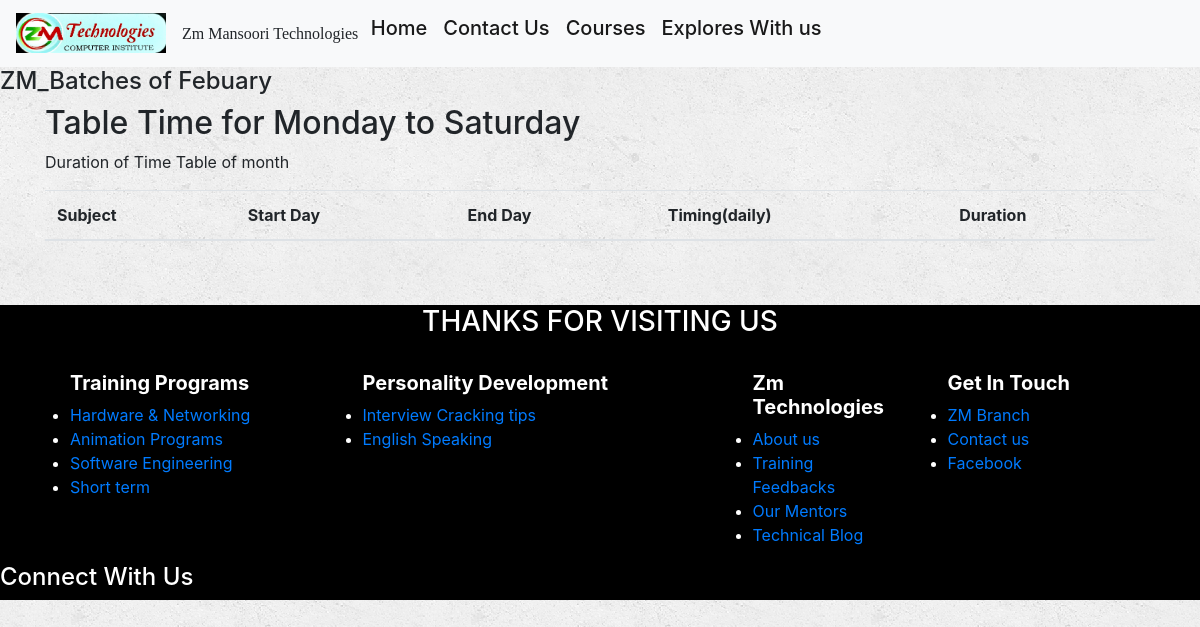
/zm/zm_branch/, run on an earlier commit of the app's database.
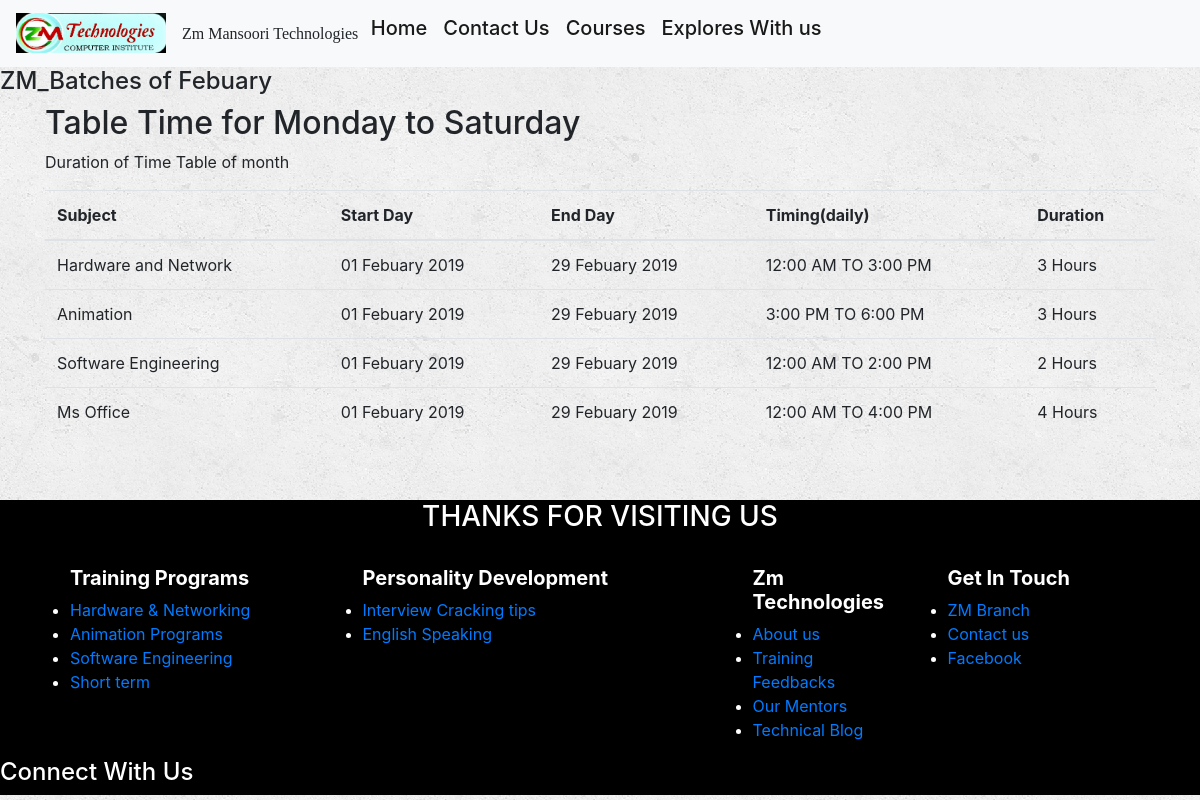
And on a later commit of the database.
### zm/models.py (models this page shows, shortened)
class batches(models.Model):
    subject = models.CharField(max_length=50)
    start_day = models.CharField(max_length=100)
    end_day = models.CharField(max_length=100)
    timing = models.CharField(max_length=100)
    duration = models.CharField(max_length=50)
    true = models.BooleanField(default=False)

### zm/views.py (the view)
# urls.py: path('zm_branch/', views.zm_branch, name='zm_branch')
def zm_branch(request):
    batches1 = batches.objects.all()
    return render(request, 'zm_branch.html',{'batches1': batches1})

### zm/templates/zm_branch.html (shortened to what this page needs)
{% extends 'index.html' %}
{% load static %}
{% block content %}
<h4>ZM_Batches of Febuary</h4>
<div class="container">
    <h2> Table Time for Monday to Saturday</h2>
    <p>Duration of Time Table of month</p>
    <table class="table">
      <thead>
        <tr>
          <th>Subject</th>
          <th>Start Day</th>
          <th>End Day</th>
          <th>Timing(daily)</th>
          <th>Duration</th>
        </tr>
      </thead>
      <tbody>
        {% for batches1 in batches1 %}
        <tr>
          {% if batches1.true == 0 %}
          <td>{{batches1.subject}}</td>
          <td>{{batches1.start_day}}</td>
          <td>{{batches1.end_day}}</td>
          <td>{{batches1.timing}}</td>
          <td>{{batches1.duration}}</td>
          {% endif %}
        </tr>
        {% endfor %}
      </tbody>
    </table>
  </div>
  <br>
{% endblock %}

### zm/templates/index.html (shortened to what this page needs)
{% load static %}
<!DOCTYPE html>
<html lang="en">
<head>
  <link rel="stylesheet" href="https://stackpath.bootstrapcdn.com/bootstrap/4.4.1/css/bootstrap.min.css"
>
  <link rel="stylesheet" href="{% static 'css/style.css' %}">
</head>
<body>
  <nav class="navbar navbar-expand-lg navbar-light bg-light">
    <div class="collapse navbar-collapse" id="navbarSupportedContent">
      <ul class="navbar-nav mr-auto">
        <li class="nav-item active">
          <a class="navbar-brand" href="#">
            <img src="{% static 'image/zm.jpg' %}" width="150" height="40" alt="">
          </a>
        </li>
        <div style="font-family: Monotype Corsiva;">
          <p>
            <h6>Zm Mansoori Technologies</h6>
          </p>
        </div>&nbsp;
        <li class="nav-item active">
          <a class="nav-link" href="{% url 'index' %}">
            <h5>Home </h5>
          </a>
        </li>
        <li class="nav-item active">
          <a class="nav-link" href="{% url 'contactus' %}">
            <h5>Contact Us</h5>
          </a>
        </li>
        <li class="nav-item active">
          <a class="nav-link" href="{% url 'course' %}">
            <h5>Courses</h5>
          </a>
        </li>
        <li class="nav-item active">
          <a class="nav-link" href="{% url 'explore' %}">
            <h5>Explores With us </h5>
          </a>
        </li>
      </ul>
    </div>
  </nav>
  {% block content %}
  {% endblock %}
  <br>
  <div style="background-color:black;color:white;">
    <div class="container-fluid hidden-lg hidden-md" id="footer">
      <h3 class="text-center">THANKS FOR VISITING US</h3><br>
      <div class="row" style="margin-left: auto; margin-right: auto;">
        <div class="col-lg-3 col-md-3 col-sm-12 col-xs-12">
          <ul>
            <h5><strong>Training Programs</strong></h5>
            <li><a href="" target="_blank">Hardware & Networking</a></li>
            <li><a href="" target="_blank">Animation Programs</a></li>
            <li><a href="" target="_blank">Software Engineering</a></li>
            <li><a href="" target="_blank">Short term</a></li>
          </ul>
        </div>
        <div class="col-lg-4 col-md-4 col-sm-12 col-xs-12">
          <ul>
            <h5><strong>Personality Development</strong></h5>
            <li><a href="" target="_blank">Interview Cracking tips</a></li>
            <li><a href="#" data-toggle="modal" data-target="#hiringModal">English Speaking</a></li>
          </ul>
        </div>
        <div class="col-lg-2 col-md-2 col-sm-12 col-xs-12">
          <ul>
            <h5><strong>Zm Technologies</strong></h5>
            <li><a href="" target="_blank">About us</a></li>
            <li><a href="" target="_blank">Training Feedbacks</a></li>
            <li><a href="" target="_blank">Our Mentors</a></li>
            <li><a href="" target="_blank">Technical Blog</a></li>
          </ul>
        </div>
        <div class="col-lg-3 col-md-3 col-sm-12 col-xs-12">
          <ul>
            <h5><strong>Get In Touch</strong></h5>
            <li><a href="{% url 'zm_branch' %}">ZM Branch</a></li>
            <li><a href="{% url 'contactus' %}">Contact us</a><br>
            </li>
            <li><a href="" target="_blank">Facebook</a></li>
          </ul>
        </div>
        <div class="row">
          <div class="social-links">
            <h4 class="text-center">Connect With Us</h4>
          </div>
        </div>
      </div>
    </div>
</body>
</html>

### zm/static/css/style.css (style rules this page uses)
body { background: white url("image/background.png"); }

What changed in the data, as far as the page shows it:
added batches: subject "Hardware and Network", start_day "01 Febuary 2019", end_day "29 Febuary 2019", timing "12:00 AM TO 3:00 PM", duration "3 Hours"
added batches: subject "Animation", start_day "01 Febuary 2019", end_day "29 Febuary 2019", timing "3:00 PM TO 6:00 PM", duration "3 Hours"
added batches: subject "Software Engineering", start_day "01 Febuary 2019", end_day "29 Febuary 2019", timing "12:00 AM TO 2:00 PM", duration "2 Hours"
added batches: subject "Ms Office", start_day "01 Febuary 2019", end_day "29 Febuary 2019", timing "12:00 AM TO 4:00 PM", duration "4 Hours"
